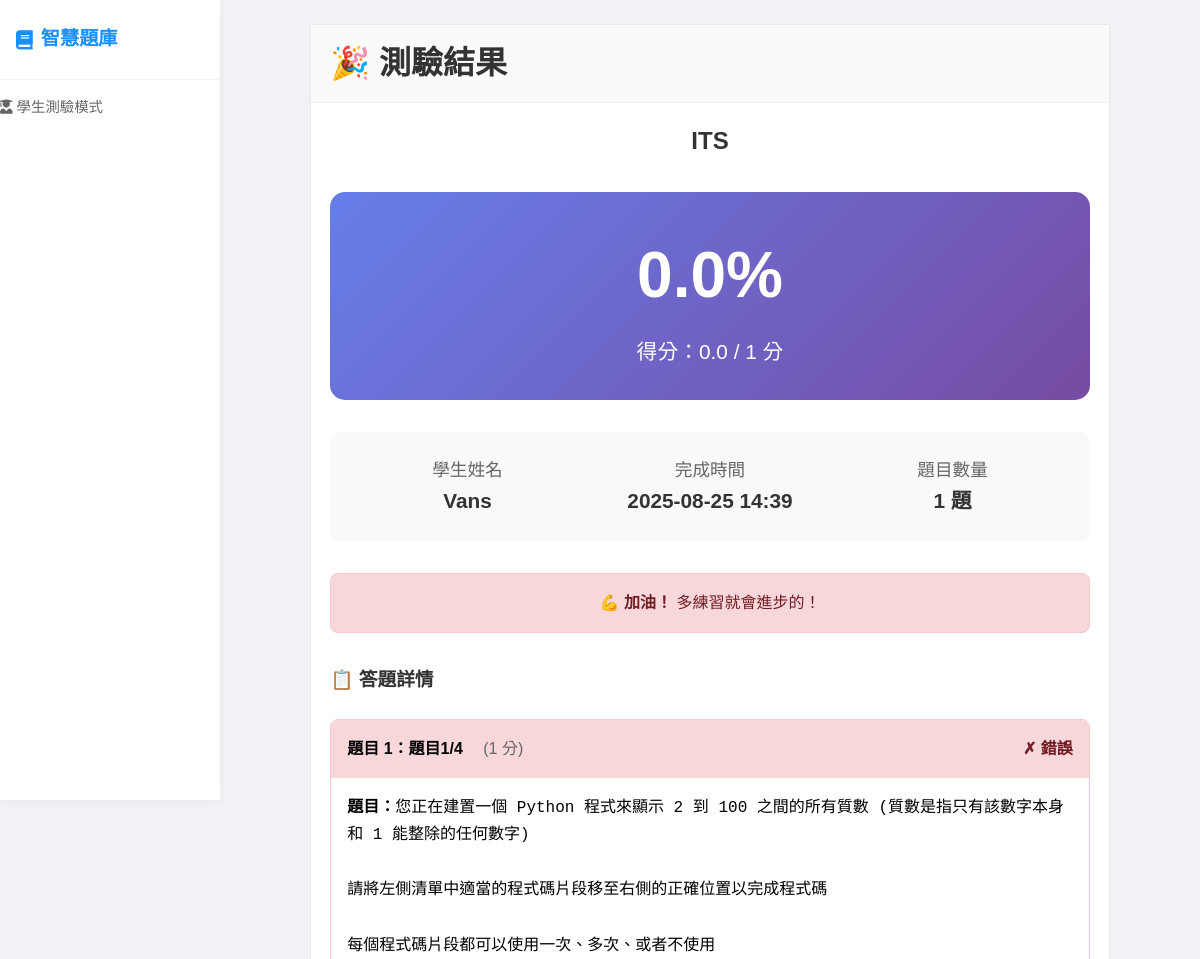
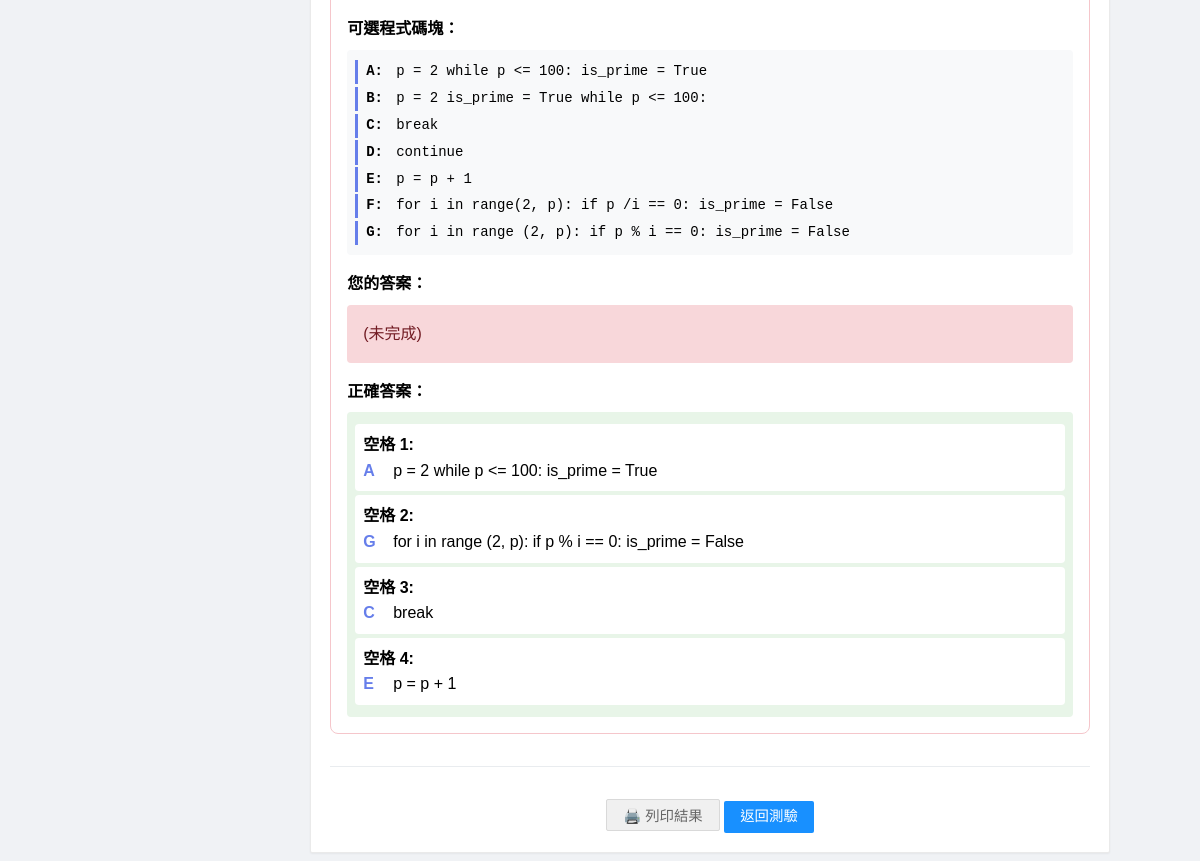
The page /result/1 on the database its author committed (2 pictures, top to bottom).
### app.py (models this page shows)
class QuizBank(db.Model):
    id = db.Column(db.Integer, primary_key=True)
    title = db.Column(db.String(200), nullable=False)
    description = db.Column(db.Text)
    access_code = db.Column(db.String(10), unique=True, nullable=False)
    is_active = db.Column(db.Boolean, default=True)
    created_at = db.Column(db.DateTime, default=datetime.utcnow)
    teacher_id = db.Column(db.Integer, db.ForeignKey('user.id'), nullable=False)
    questions = db.relationship('Question', backref='quiz_bank', lazy=True, cascade='all, delete-orphan')
    submissions = db.relationship('Submission', backref='quiz_bank', lazy=True)

class Submission(db.Model):
    id = db.Column(db.Integer, primary_key=True)
    student_name = db.Column(db.String(100), nullable=False)
    student_email = db.Column(db.String(120))
    answers = db.Column(db.Text)  # JSON格式儲存答案
    score = db.Column(db.Float, default=0)
    total_points = db.Column(db.Integer, default=0)
    submitted_at = db.Column(db.DateTime, default=datetime.utcnow)
    quiz_bank_id = db.Column(db.Integer, db.ForeignKey('quiz_bank.id'), nullable=False)

class Question(db.Model):
    id = db.Column(db.Integer, primary_key=True)
    title = db.Column(db.String(200), nullable=False)
    question_text = db.Column(db.Text, nullable=False)
    question_type = db.Column(db.String(50), nullable=False)  # single_choice, multiple_choice, fill_blank, dropdown, parsons
    question_data = db.Column(db.Text)  # JSON格式儲存選項、正確答案等
    points = db.Column(db.Integer, default=1)
    order_index = db.Column(db.Integer, default=0)
    quiz_bank_id = db.Column(db.Integer, db.ForeignKey('quiz_bank.id'), nullable=False)
    created_at = db.Column(db.DateTime, default=datetime.utcnow)

### app.py (the view)
@app.route('/result/<int:submission_id>')
def view_result(submission_id):
    submission = Submission.query.get_or_404(submission_id)
    questions = Question.query.filter_by(quiz_bank_id=submission.quiz_bank_id).order_by(Question.order_index).all()
    student_answers = json.loads(submission.answers) if submission.answers else {}
    return render_template('result.html', submission=submission, questions=questions, student_answers=student_answers)

### templates/result.html (shortened to what this page needs)
{% extends "quiz_base.html" %}
{% block content %}
<div style="max-width: 800px; margin: 0 auto;">
    <div class="card">
        <div class="card-header">
            <h1 style="margin: 0;">🎉 測驗結果</h1>
        </div>
        <div class="card-body">
            <div style="text-align: center; margin-bottom: 2rem;">
                <h2 style="color: #333; margin-bottom: 1rem;">{{ submission.quiz_bank.title }}</h2>
                <div style="background: linear-gradient(135deg, #667eea 0%, #764ba2 100%); color: white; padding: 2rem; border-radius: 15px; margin: 2rem 0;">
                    <div style="font-size: 4rem; font-weight: bold; margin-bottom: 0.5rem;">
                        {{ "%.1f"|format((submission.score / submission.total_points * 100) if submission.total_points > 0 else 0) }}%
                    </div>
                    <div style="font-size: 1.3rem;">
                        得分：{{ submission.score }} / {{ submission.total_points }} 分
                    </div>
                </div>
                <div style="background: #f8f9fa; padding: 1.5rem; border-radius: 10px; margin-bottom: 2rem;">
                    <div style="display: grid; grid-template-columns: repeat(auto-fit, minmax(150px, 1fr)); gap: 1rem; text-align: center;">
                        <div>
                            <div style="font-size: 1.1rem; color: #666;">學生姓名</div>
                            <div style="font-size: 1.3rem; font-weight: bold; color: #333;">{{ submission.student_name }}</div>
                        </div>
                        <div>
                            <div style="font-size: 1.1rem; color: #666;">完成時間</div>
                            <div style="font-size: 1.3rem; font-weight: bold; color: #333;">{{ submission.submitted_at.strftime('%Y-%m-%d %H:%M') }}</div>
                        </div>
                        <div>
                            <div style="font-size: 1.1rem; color: #666;">題目數量</div>
                            <div style="font-size: 1.3rem; font-weight: bold; color: #333;">{{ submission.quiz_bank.questions|length }} 題</div>
                        </div>
                    </div>
                </div>
                {% set percentage = (submission.score / submission.total_points * 100) if submission.total_points > 0 else 0 %}
                {% if percentage >= 80 %}
                <div style="background: #d4edda; border: 1px solid #c3e6cb; color: #155724; padding: 1rem; border-radius: 8px; margin-bottom: 1rem;">
                    <strong>🎉 優秀！</strong> 您的表現非常出色！
                </div>
                {% elif percentage >= 60 %}
                <div style="background: #fff3cd; border: 1px solid #ffeaa7; color: #856404; padding: 1rem; border-radius: 8px; margin-bottom: 1rem;">
                    <strong>👍 良好！</strong> 繼續努力，您會做得更好！
                </div>
                {% else %}
                <div style="background: #f8d7da; border: 1px solid #f5c6cb; color: #721c24; padding: 1rem; border-radius: 8px; margin-bottom: 1rem;">
                    <strong>💪 加油！</strong> 多練習就會進步的！
                </div>
                {% endif %}
            </div>
            <div style="margin-top: 2rem;">
                <h3 style="margin-bottom: 1.5rem; color: #333;">📋 答題詳情</h3>
                {% set student_answers = student_answers if student_answers is defined else submission.answers | from_json %}
                {% for question in submission.quiz_bank.questions %}
                {% set question_data = question.question_data | from_json %}
                {% set user_answer = student_answers.get(question.id|string) %}
                {% set is_correct = false %}
                {% if question.question_type in ['single_choice', 'dropdown'] %}
                    {% set correct_answer = question_data.get('correct_answer') %}
                    {% set is_correct = false %}
                    {% if user_answer == correct_answer %}
                        {% set is_correct = true %}
                    {% elif (user_answer|string) == (correct_answer|string) %}
                        {% set is_correct = true %}
                    {% elif (user_answer|string).strip() == (correct_answer|string).strip() %}
                        {% set is_correct = true %}
                    {% else %}
                        {% set user_normalized = (user_answer|string).replace('\r\n', '\n').replace('\r', '\n').strip() if user_answer else "" %}
                        {% set correct_normalized = (correct_answer|string).replace('\r\n', '\n').replace('\r', '\n').strip() if correct_answer else "" %}
                        {% if user_normalized == correct_normalized %}
                            {% set is_correct = true %}
                        {% endif %}
                    {% endif %}
                {% elif question.question_type == 'multiple_choice' %}
                    {% set correct_answers = question_data.get('correct_answers', []) %}
                    {% set user_answers_set = user_answer if user_answer is iterable and user_answer is not string else [] %}
                    {% set is_correct = (user_answers_set|sort == correct_answers|sort) %}
                {% elif question.question_type == 'fill_blank' %}
                    {% set correct_answer = question_data.get('correct_answer', '').lower().strip() %}
                    {% set user_answer_clean = (user_answer or '').lower().strip() %}
                    {% set is_correct = (user_answer_clean == correct_answer) %}
                {% elif question.question_type == 'parsons' %}
                    {% set correct_slot_answers = question_data.get('slot_answers', {}) %}
                    {% set user_slot_answers = user_answer.get('slot_answers', {}) if user_answer is mapping else {} %}
                    {% set is_correct = true %}
                    {% for slot_num, correct_label in correct_slot_answers.items() %}
                        {% if user_slot_answers.get(slot_num) != correct_label %}
                            {% set is_correct = false %}
                        {% endif %}
                    {% endfor %}
                    {% if user_slot_answers|length != correct_slot_answers|length %}
                        {% set is_correct = false %}
                    {% endif %}
                {% endif %}
                <div class="question-result" style="border: 1px solid {{ '#c3e6cb' if is_correct else '#f5c6cb' }}; border-radius: 8px; margin-bottom: 1.5rem; overflow: hidden;">
                    <div style="background: {{ '#d4edda' if is_correct else '#f8d7da' }}; padding: 1rem; display: flex; justify-content: space-between; align-items: center;">
                        <div>
                            <strong>題目 {{ loop.index }}：{{ question.title }}</strong>
                            <span style="margin-left: 1rem; color: #666;">({{ question.points }} 分)</span>
                        </div>
                        <div style="font-weight: bold; color: {{ '#155724' if is_correct else '#721c24' }};">
                            {{ '✓ 正確' if is_correct else '✗ 錯誤' }}
                        </div>
                    </div>
                    <div style="padding: 1rem;">
                        <div style="margin-bottom: 1rem;">
                            <strong>題目：</strong><span style="white-space: pre-wrap; font-family: Consolas, monospace;">{{ question.question_text | trim }}</span>
                        </div>
                        {% if question.question_type in ['single_choice', 'multiple_choice'] %}
                        <div style="margin-bottom: 1rem;">
                            <strong>選項：</strong>
                            <div style="margin-top: 0.5rem;">
                                {% for option in question_data.options %}
                                {% set is_user_choice = (option == user_answer) or (user_answer and option in user_answer) %}
                                {% set is_correct_option = (option == question_data.get('correct_answer')) or (option in question_data.get('correct_answers', [])) %}
                                <div style="padding: 0.5rem; margin: 0.25rem 0; border-radius: 4px;
                                     white-space: pre; font-family: Consolas, monospace; font-size: 13px; line-height: 1.4;
                                     text-indent: 0; margin-left: 0; overflow-x: auto;
                                     background: {% if is_correct_option %}#d4edda{% elif is_user_choice %}#f8d7da{% else %}#f8f9fa{% endif %};">{{ option }}
                                    {% if is_correct_option %}
                                    <span style="color: #155724; font-weight: bold;"> (正確答案)</span>
                                    {% endif %}
                                    {% if is_user_choice and not is_correct_option %}
                                    <span style="color: #721c24; font-weight: bold;"> (您的選擇)</span>
                                    {% endif %}
                                </div>
                                {% endfor %}
                            </div>
                        </div>
                        {% elif question.question_type == 'parsons' %}
                        <div style="margin-bottom: 1rem;">
                            <strong>可選程式碼塊：</strong>
                            <div style="font-family: Consolas, monospace; background: #f8f9fa; padding: 0.5rem; border-radius: 4px; margin-top: 0.5rem;">
                                {% for label in question_data.code_blocks.keys() | sort %}
                                <div style="padding: 0.15rem 0; border-left: 3px solid #667eea; padding-left: 0.5rem; margin: 0.15rem 0; overflow-x: auto; font-family: Consolas, monospace; font-size: 14px; line-height: 1.4; height: auto; min-height: 0;">
                                    <div style="display: flex; align-items: flex-start;">
                                        <strong style="display: inline-block; width: 30px; flex-shrink: 0;">{{ label }}:</strong>
                                        <div style="text-align: left; flex-grow: 1;">{{ question_data.code_blocks[label] | safe }}</div>
                                    </div>
                                </div>
                                {% endfor %}
                            </div>
                        </div>
                        <div style="margin-bottom: 1rem;">
                            <strong>您的答案：</strong>
                            <div style="background: {{ '#d4edda' if is_correct else '#f8d7da' }}; padding: 0.5rem; border-radius: 4px; margin-top: 0.5rem;">
                                {% if user_answer is mapping and user_answer.slot_answers %}
                                    {% for i in range(1, question_data.answer_slots + 1) %}
                                    {% set user_label = user_answer.slot_answers.get(i|string, '') %}
                                    {% set correct_label = question_data.slot_answers.get(i|string, '') %}
                                    {% set is_slot_correct = user_label == correct_label %}
                                    <div style="padding: 0.5rem; margin: 0.25rem 0; background: {{ '#e8f5e8' if is_slot_correct else '#ffeaea' }}; border-radius: 4px;">
                                        <strong>空格 {{ i }}:</strong>
                                        {% if user_label %}
                                            <div style="display: flex; align-items: flex-start;">
                                                <span style="color: #667eea; font-weight: bold; display: inline-block; width: 30px; flex-shrink: 0;">{{ user_label }}</span>
                                                <div style="text-align: left; flex-grow: 1;">{{ question_data.code_blocks.get(user_label, '(未知)') | safe }}</div>
                                            </div>
                                            {% if is_slot_correct %}
                                            <span style="color: #27ae60; margin-left: 1rem;">✓ 正確</span>
                                            {% else %}
                                            <span style="color: #e74c3c; margin-left: 1rem;">✗ 錯誤</span>
                                            {% endif %}
                                        {% else %}
                                            <span style="color: #666;">(未填寫)</span>
                                        {% endif %}
                                    </div>
                                    {% endfor %}
                                {% else %}
                                    <div style="color: #721c24; padding: 0.5rem;">(未完成)</div>
                                {% endif %}
                            </div>
                        </div>
                        <div>
                            <strong>正確答案：</strong>
                            <div style="background: #e8f5e8; padding: 0.5rem; border-radius: 4px; margin-top: 0.5rem;">
                                {% for i in range(1, question_data.answer_slots + 1) %}
                                {% set correct_label = question_data.slot_answers.get(i|string, '') %}
                                <div style="padding: 0.5rem; margin: 0.25rem 0; background: white; border-radius: 4px;">
                                    <strong>空格 {{ i }}:</strong>
                                    <div style="display: flex; align-items: flex-start;">
                                        <span style="color: #667eea; font-weight: bold; display: inline-block; width: 30px; flex-shrink: 0;">{{ correct_label }}</span>
                                        <div style="text-align: left; flex-grow: 1;">{{ question_data.code_blocks.get(correct_label, '') | safe }}</div>
                                    </div>
                                </div>
                                {% endfor %}
                            </div>
                        </div>
                        {% endif %}
                    </div>
                </div>
                {% endfor %}
            </div>
            <div style="text-align: center; margin-top: 2rem; padding-top: 2rem; border-top: 1px solid #e9ecef;">
                <button onclick="window.print()" class="btn btn-secondary">🖨️ 列印結果</button>
                <a href="/quiz/{{ submission.quiz_bank.access_code }}" class="btn">返回測驗</a>
            </div>
        </div>
    </div>
</div>
{% endblock %}

### rows shown on the page
QuizBank: quiz_bank "ITS"
Submission: total_points+score "0.0", score "0.0", total_points "1", student_name "Vans", submitted_at "2025-08-25 14:39"
Question: title "題目1/4", points "1", value "✗ 錯誤", question_text "您正在建置一個 Python 程式來顯示 2 到 100 之間的所有質數 (質數是指只有該數字本身和 1 能整除的任何數字) 請將左側清單中適當的程式碼片段移至右側的正確位置以完成程式碼 每個程式碼片段都可以使用一次、多次、或者不使用", sort "A" "B" "C" "D" "E" "F" "G", code_blocks "p = 2 while p <= 100: is_prime = True" "p = 2 is_prime = True while p <= 100:" "break" "continue" "p = p + 1" "for i in range(2, p): if p /i == 0: is_prime = False" "for i in range (2, p): if p % i == 0: is_prime = False", i "1" "2" "3" "4", correct_label "A" "G" "C" "E", code_blocks.get "p = 2 while p <= 100: is_prime = True" "for i in range (2, p): if p % i == 0: is_prime = False" "break" "p = p + 1"

### other values the page prints
{{ submission.quiz_bank.questions|length }} "1"
